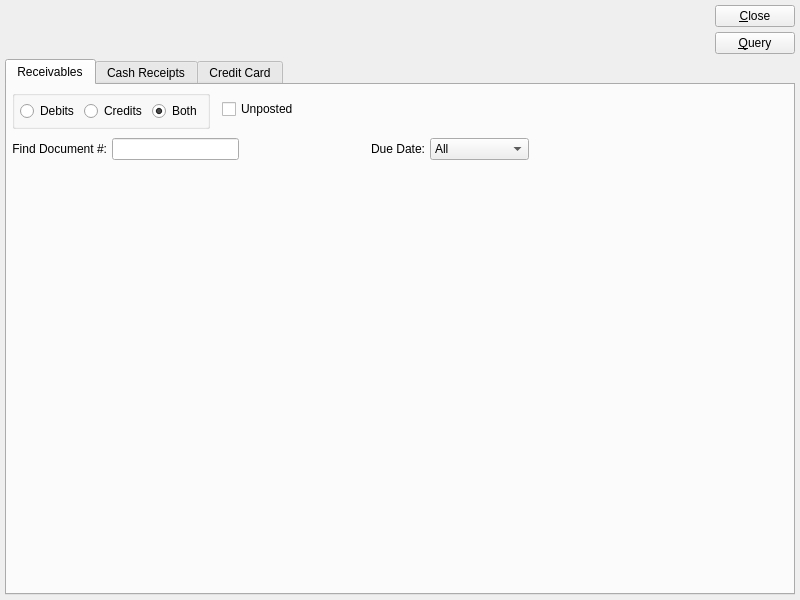
<?xml version="1.0" encoding="UTF-8"?>
<ui version="4.0">
 <comment>This file is part of the xTuple ERP: PostBooks Edition, a free and
open source Enterprise Resource Planning software suite,
Copyright (c) 1999-2018 by OpenMFG LLC, d/b/a xTuple.
It is licensed to you under the Common Public Attribution License
version 1.0, the full text of which (including xTuple-specific Exhibits)
is available at www.xtuple.com/CPAL.  By using this software, you agree
to be bound by its terms.</comment>
 <class>arWorkBench</class>
 <widget class="QWidget" name="arWorkBench">
  <property name="geometry">
   <rect>
    <x>0</x>
    <y>0</y>
    <width>800</width>
    <height>600</height>
   </rect>
  </property>
  <property name="windowTitle">
   <string>Receivables Workbench</string>
  </property>
  <layout class="QGridLayout" name="gridLayout">
   <item row="0" column="0">
    <layout class="QHBoxLayout" name="horizontalLayout_3">
     <item>
      <layout class="QHBoxLayout" name="horizontalLayout_2">
       <item>
        <widget class="CustomerSelector" name="_customerSelector"/>
       </item>
       <item>
        <spacer name="horizontalSpacer">
         <property name="orientation">
          <enum>Qt::Horizontal</enum>
         </property>
         <property name="sizeHint" stdset="0">
          <size>
           <width>40</width>
           <height>20</height>
          </size>
         </property>
        </spacer>
       </item>
      </layout>
     </item>
     <item>
      <layout class="QVBoxLayout">
       <item>
        <widget class="QPushButton" name="_close">
         <property name="text">
          <string>&amp;Close</string>
         </property>
        </widget>
       </item>
       <item>
        <widget class="QPushButton" name="_query">
         <property name="text">
          <string>&amp;Query</string>
         </property>
        </widget>
       </item>
       <item>
        <spacer>
         <property name="orientation">
          <enum>Qt::Vertical</enum>
         </property>
         <property name="sizeType">
          <enum>QSizePolicy::MinimumExpanding</enum>
         </property>
         <property name="sizeHint" stdset="0">
          <size>
           <width>20</width>
           <height>0</height>
          </size>
         </property>
        </spacer>
       </item>
      </layout>
     </item>
    </layout>
   </item>
   <item row="1" column="0">
    <widget class="QTabWidget" name="_tab">
     <property name="sizePolicy">
      <sizepolicy hsizetype="Expanding" vsizetype="Expanding">
       <horstretch>0</horstretch>
       <verstretch>1</verstretch>
      </sizepolicy>
     </property>
     <property name="currentIndex">
      <number>0</number>
     </property>
     <widget class="QWidget" name="_receivablesTab">
      <attribute name="title">
       <string>Receivables</string>
      </attribute>
      <layout class="QGridLayout" name="gridLayout_3">
       <item row="2" column="0">
        <layout class="QHBoxLayout">
         <item>
          <widget class="XLabel" name="_findLit">
           <property name="text">
            <string>Find Document #:</string>
           </property>
           <property name="alignment">
            <set>Qt::AlignRight|Qt::AlignTrailing|Qt::AlignVCenter</set>
           </property>
          </widget>
         </item>
         <item>
          <widget class="XLineEdit" name="_searchDocNum"/>
         </item>
         <item>
          <spacer>
           <property name="orientation">
            <enum>Qt::Horizontal</enum>
           </property>
           <property name="sizeHint" stdset="0">
            <size>
             <width>40</width>
             <height>20</height>
            </size>
           </property>
          </spacer>
         </item>
         <item>
          <widget class="XLabel" name="_selectDateLit">
           <property name="text">
            <string>Due Date:</string>
           </property>
           <property name="alignment">
            <set>Qt::AlignRight|Qt::AlignTrailing|Qt::AlignVCenter</set>
           </property>
          </widget>
         </item>
         <item>
          <widget class="XComboBox" name="_selectDate">
           <item>
            <property name="text">
             <string>All</string>
            </property>
           </item>
           <item>
            <property name="text">
             <string>On or Before</string>
            </property>
           </item>
           <item>
            <property name="text">
             <string>Between</string>
            </property>
           </item>
          </widget>
         </item>
         <item>
          <widget class="QStackedWidget" name="_duedateStack">
           <property name="currentIndex">
            <number>0</number>
           </property>
           <widget class="QWidget" name="_allPage"/>
           <widget class="QWidget" name="_olderThanPage">
            <layout class="QGridLayout">
             <item row="0" column="0">
              <layout class="QHBoxLayout">
               <item>
                <widget class="DLineEdit" name="_onOrBeforeDate">
                 <property name="enabled">
                  <bool>true</bool>
                 </property>
                </widget>
               </item>
               <item>
                <spacer>
                 <property name="orientation">
                  <enum>Qt::Horizontal</enum>
                 </property>
                 <property name="sizeHint" stdset="0">
                  <size>
                   <width>40</width>
                   <height>20</height>
                  </size>
                 </property>
                </spacer>
               </item>
              </layout>
             </item>
            </layout>
           </widget>
           <widget class="QWidget" name="_betweenPage">
            <layout class="QGridLayout">
             <item row="0" column="0">
              <widget class="DLineEdit" name="_startDate"/>
             </item>
             <item row="0" column="1">
              <widget class="XLabel" name="_andLit">
               <property name="text">
                <string>and</string>
               </property>
              </widget>
             </item>
             <item row="0" column="2">
              <widget class="DLineEdit" name="_endDate"/>
             </item>
            </layout>
           </widget>
          </widget>
         </item>
         <item>
          <spacer>
           <property name="orientation">
            <enum>Qt::Horizontal</enum>
           </property>
           <property name="sizeHint" stdset="0">
            <size>
             <width>40</width>
             <height>20</height>
            </size>
           </property>
          </spacer>
         </item>
        </layout>
       </item>
       <item row="3" column="0">
        <widget class="QFrame" name="_aropenFrame">
         <property name="sizePolicy">
          <sizepolicy hsizetype="Preferred" vsizetype="Preferred">
           <horstretch>0</horstretch>
           <verstretch>1</verstretch>
          </sizepolicy>
         </property>
         <property name="frameShape">
          <enum>QFrame::NoFrame</enum>
         </property>
         <property name="frameShadow">
          <enum>QFrame::Raised</enum>
         </property>
         <layout class="QGridLayout">
          <property name="margin">
           <number>0</number>
          </property>
          <property name="spacing">
           <number>0</number>
          </property>
         </layout>
        </widget>
       </item>
       <item row="1" column="0">
        <layout class="QHBoxLayout" name="horizontalLayout">
         <property name="spacing">
          <number>12</number>
         </property>
         <item>
          <widget class="QGroupBox" name="_docTypeGroup">
           <property name="title">
            <string/>
           </property>
           <layout class="QHBoxLayout" name="horizontalLayout_4">
            <item>
             <widget class="QRadioButton" name="_debits">
              <property name="text">
               <string>Debits</string>
              </property>
             </widget>
            </item>
            <item>
             <widget class="QRadioButton" name="_credits">
              <property name="text">
               <string>Credits</string>
              </property>
             </widget>
            </item>
            <item>
             <widget class="QRadioButton" name="_both">
              <property name="text">
               <string>Both</string>
              </property>
              <property name="checked">
               <bool>true</bool>
              </property>
             </widget>
            </item>
           </layout>
          </widget>
         </item>
         <item>
          <widget class="XCheckBox" name="_unposted">
           <property name="text">
            <string>Unposted</string>
           </property>
          </widget>
         </item>
         <item>
          <spacer name="horizontalSpacer_2">
           <property name="orientation">
            <enum>Qt::Horizontal</enum>
           </property>
           <property name="sizeHint" stdset="0">
            <size>
             <width>40</width>
             <height>20</height>
            </size>
           </property>
          </spacer>
         </item>
        </layout>
       </item>
      </layout>
     </widget>
     <widget class="QWidget" name="_cashRecptTab">
      <attribute name="title">
       <string>Cash Receipts</string>
      </attribute>
      <layout class="QHBoxLayout">
       <item>
        <widget class="XTreeWidget" name="_cashrcpt">
         <property name="sizePolicy">
          <sizepolicy hsizetype="Expanding" vsizetype="Expanding">
           <horstretch>1</horstretch>
           <verstretch>0</verstretch>
          </sizepolicy>
         </property>
         <property name="selectionMode">
          <enum>QAbstractItemView::ExtendedSelection</enum>
         </property>
        </widget>
       </item>
       <item>
        <layout class="QVBoxLayout">
         <item>
          <layout class="QVBoxLayout">
           <property name="spacing">
            <number>0</number>
           </property>
           <item>
            <widget class="QPushButton" name="_newCashrcpt">
             <property name="text">
              <string>New</string>
             </property>
            </widget>
           </item>
           <item>
            <widget class="QPushButton" name="_editCashrcpt">
             <property name="enabled">
              <bool>false</bool>
             </property>
             <property name="text">
              <string>Edit</string>
             </property>
            </widget>
           </item>
           <item>
            <widget class="QPushButton" name="_viewCashrcpt">
             <property name="enabled">
              <bool>false</bool>
             </property>
             <property name="text">
              <string>View</string>
             </property>
            </widget>
           </item>
           <item>
            <widget class="QPushButton" name="_deleteCashrcpt">
             <property name="enabled">
              <bool>false</bool>
             </property>
             <property name="text">
              <string>Delete</string>
             </property>
            </widget>
           </item>
          </layout>
         </item>
         <item>
          <layout class="QVBoxLayout">
           <item>
            <widget class="QPushButton" name="_postCashrcpt">
             <property name="enabled">
              <bool>false</bool>
             </property>
             <property name="text">
              <string>Post</string>
             </property>
            </widget>
           </item>
           <item>
            <spacer>
             <property name="orientation">
              <enum>Qt::Vertical</enum>
             </property>
             <property name="sizeType">
              <enum>QSizePolicy::Expanding</enum>
             </property>
             <property name="sizeHint" stdset="0">
              <size>
               <width>82</width>
               <height>41</height>
              </size>
             </property>
            </spacer>
           </item>
          </layout>
         </item>
        </layout>
       </item>
      </layout>
     </widget>
     <widget class="QWidget" name="_creditCardTab">
      <attribute name="title">
       <string>Credit Card</string>
      </attribute>
      <layout class="QGridLayout"/>
     </widget>
    </widget>
   </item>
  </layout>
 </widget>
 <layoutdefault spacing="5" margin="5"/>
 <customwidgets>
  <customwidget>
   <class>CustomerSelector</class>
   <extends>QWidget</extends>
   <header>customerselector.h</header>
  </customwidget>
  <customwidget>
   <class>DLineEdit</class>
   <extends>QWidget</extends>
   <header>datecluster.h</header>
   <container>1</container>
  </customwidget>
  <customwidget>
   <class>XCheckBox</class>
   <extends>QCheckBox</extends>
   <header>xcheckbox.h</header>
  </customwidget>
  <customwidget>
   <class>XComboBox</class>
   <extends>QComboBox</extends>
   <header>xcombobox.h</header>
  </customwidget>
  <customwidget>
   <class>XLabel</class>
   <extends>QLabel</extends>
   <header>xlabel.h</header>
  </customwidget>
  <customwidget>
   <class>XLineEdit</class>
   <extends>QLineEdit</extends>
   <header>xlineedit.h</header>
   <container>1</container>
  </customwidget>
  <customwidget>
   <class>XTreeWidget</class>
   <extends>QTreeWidget</extends>
   <header>xtreewidget.h</header>
   <container>1</container>
  </customwidget>
 </customwidgets>
 <tabstops>
  <tabstop>_cashrcpt</tabstop>
  <tabstop>_newCashrcpt</tabstop>
  <tabstop>_editCashrcpt</tabstop>
  <tabstop>_viewCashrcpt</tabstop>
  <tabstop>_deleteCashrcpt</tabstop>
  <tabstop>_postCashrcpt</tabstop>
  <tabstop>_close</tabstop>
 </tabstops>
 <resources/>
 <connections>
  <connection>
   <sender>_close</sender>
   <signal>clicked()</signal>
   <receiver>arWorkBench</receiver>
   <slot>close()</slot>
   <hints>
    <hint type="sourcelabel">
     <x>717</x>
     <y>46</y>
    </hint>
    <hint type="destinationlabel">
     <x>20</x>
     <y>20</y>
    </hint>
   </hints>
  </connection>
  <connection>
   <sender>_cashrcpt</sender>
   <signal>valid(bool)</signal>
   <receiver>_viewCashrcpt</receiver>
   <slot>setEnabled(bool)</slot>
   <hints>
    <hint type="sourcelabel">
     <x>388</x>
     <y>421</y>
    </hint>
    <hint type="destinationlabel">
     <x>388</x>
     <y>421</y>
    </hint>
   </hints>
  </connection>
  <connection>
   <sender>_selectDate</sender>
   <signal>currentIndexChanged(int)</signal>
   <receiver>_duedateStack</receiver>
   <slot>setCurrentIndex(int)</slot>
   <hints>
    <hint type="sourcelabel">
     <x>372</x>
     <y>189</y>
    </hint>
    <hint type="destinationlabel">
     <x>592</x>
     <y>188</y>
    </hint>
   </hints>
  </connection>
 </connections>
</ui>
